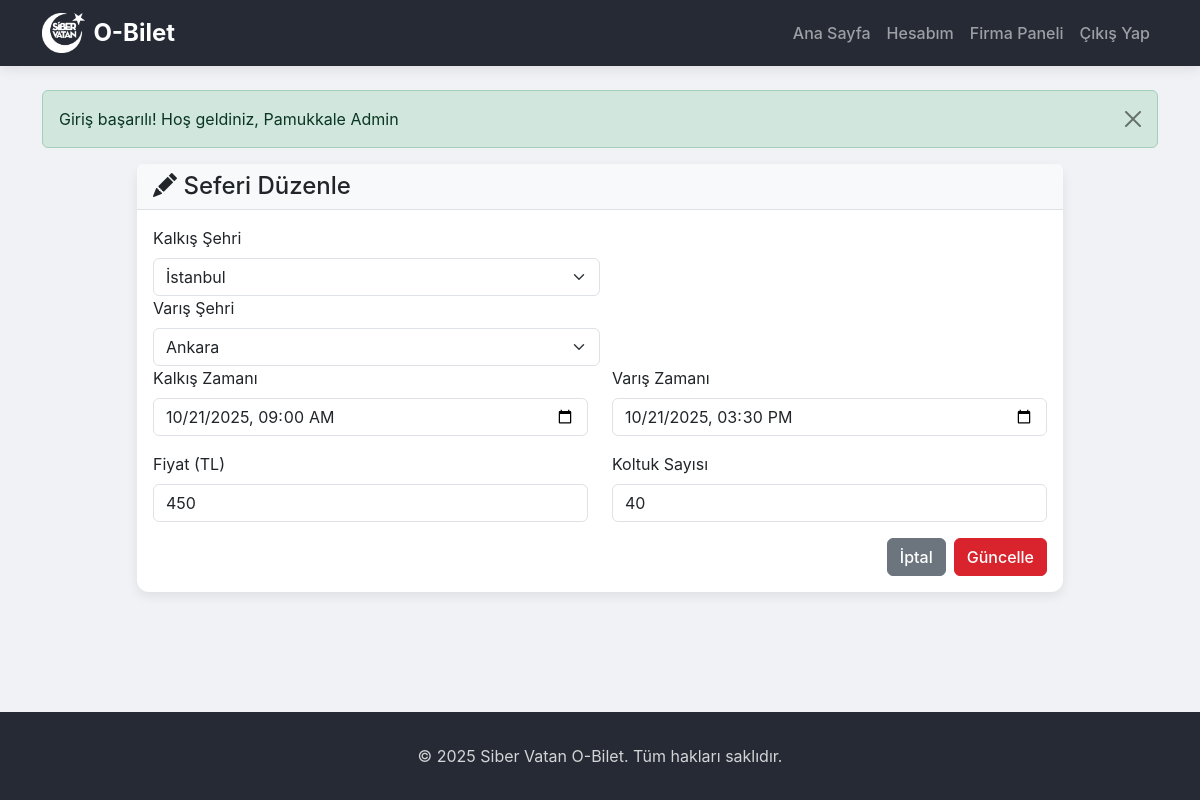
Page /public/company/editTrip/c14addfe-dc02-4b70-a616-ee5364e590b6 (signed in) on the committed database.
### tables this page shows
CREATE TABLE Trips (
            id TEXT PRIMARY KEY,
            company_id TEXT NOT NULL,
            departure_city TEXT NOT NULL,
            destination_city TEXT NOT NULL,
            departure_time DATETIME NOT NULL,
            arrival_time DATETIME NOT NULL,
            price REAL NOT NULL,
            capacity INTEGER NOT NULL,
            created_at DATETIME DEFAULT CURRENT_TIMESTAMP,
            FOREIGN KEY (company_id) REFERENCES Bus_Company(id) ON DELETE CASCADE
        );

### src/Controllers/BaseController.php (called while the page is built, shortened)
<?php
class BaseController {
    public function __construct($pdo) {
        $this->pdo = $pdo;
    }
    protected function view($viewName, $data = []) {
        extract($data);
        require __DIR__ . "/../Views/{$viewName}.php";
        require __DIR__ . '/../Views/layout.php';
    }
}
?>

### public/index.php (called while the page is built, shortened)
<?php
require_once __DIR__ . '/../src/Controllers/BaseController.php';
require_once __DIR__ . '/../router.php';
?>

### src/Models/Trip.php (called while the page is built, shortened)
<?php
class Trip {
    private $pdo;
    public function __construct($pdo) {
        $this->pdo = $pdo;
    }
    public function findByIdWithCompany($id) {
        $sql = "SELECT Trips.*, Bus_Company.name as company_name, Bus_Company.logo_path
                FROM Trips
                JOIN Bus_Company ON Trips.company_id = Bus_Company.id
                WHERE Trips.id = ?";
        $stmt = $this->pdo->prepare($sql);
        $stmt->execute([$id]);
        return $stmt->fetch(PDO::FETCH_ASSOC);
    }
}
?>

### src/Lib/cities.php (called while the page is built)
<?php
function getTurkishCities() {
    return [
        'Adana', 'Adıyaman', 'Afyonkarahisar', 'Ağrı', 'Amasya', 'Ankara', 'Antalya', 'Artvin',
        'Aydın', 'Balıkesir', 'Bilecik', 'Bingöl', 'Bitlis', 'Bolu', 'Burdur', 'Bursa', 'Çanakkale',
        'Çankırı', 'Çorum', 'Denizli', 'Diyarbakır', 'Edirne', 'Elazığ', 'Erzincan', 'Erzurum', 'Eskişehir',
        'Gaziantep', 'Giresun', 'Gümüşhane', 'Hakkâri', 'Hatay', 'Isparta', 'Mersin', 'İstanbul', 'İzmir',
        'Kars', 'Kastamonu', 'Kayseri', 'Kırklareli', 'Kırşehir', 'Kocaeli', 'Konya', 'Kütahya', 'Malatya',
        'Manisa', 'Kahramanmaraş', 'Mardin', 'Muğla', 'Muş', 'Nevşehir', 'Niğde', 'Ordu', 'Rize', 'Sakarya',
        'Samsun', 'Siirt', 'Sinop', 'Sivas', 'Tekirdağ', 'Tokat', 'Trabzon', 'Tunceli', 'Şanlıurfa', 'Uşak',
        'Van', 'Yozgat', 'Zonguldak', 'Aksaray', 'Bayburt', 'Karaman', 'Kırıkkale', 'Batman', 'Şırnak',
        'Bartın', 'Ardahan', 'Iğdır', 'Yalova', 'Karabük', 'Kilis', 'Osmaniye', 'Düzce'
    ];
}

### src/Views/company/edit_trip.php (the view)
<div class="row justify-content-center">
    <div class="col-md-10">
        <div class="card">
            <div class="card-header">
                <h4 class="mb-0"><i class="bi bi-pencil-fill"></i> Seferi Düzenle</h4>
            </div>
            <div class="card-body">
                <?php if (isset($trip)): ?>
                <form action="/sibervatanbilet/public/company/editTrip/<?php echo $trip['id']; ?>" method="POST">
                    <div class="col-md-6">
                        <label for="departure_city" class="form-label">Kalkış Şehri</label>
                        <select id="departure_city" name="departure_city" class="form-select" required>
                            <?php foreach ($cities as $city): ?>
                                <option value="<?php echo $city; ?>" <?php echo ($trip['departure_city'] === $city) ? 'selected' : ''; ?>><?php echo $city; ?></option>
                            <?php endforeach; ?>
                        </select>
                    </div>
                    <div class="col-md-6">
                        <label for="destination_city" class="form-label">Varış Şehri</label>
                        <select id="destination_city" name="destination_city" class="form-select" required>
                            <?php foreach ($cities as $city): ?>
                                <option value="<?php echo $city; ?>" <?php echo ($trip['destination_city'] === $city) ? 'selected' : ''; ?>><?php echo $city; ?></option>
                            <?php endforeach; ?>
                        </select>
                    </div>
                    <div class="row">
                        <div class="col-md-6 mb-3">
                            <label for="departure_time" class="form-label">Kalkış Zamanı</label>
                            <input type="datetime-local" class="form-control" id="departure_time" name="departure_time" value="<?php echo date('Y-m-d\TH:i', strtotime($trip['departure_time'])); ?>" required>
                        </div>
                        <div class="col-md-6 mb-3">
                            <label for="arrival_time" class="form-label">Varış Zamanı</label>
                            <input type="datetime-local" class="form-control" id="arrival_time" name="arrival_time" value="<?php echo date('Y-m-d\TH:i', strtotime($trip['arrival_time'])); ?>" required>
                        </div>
                    </div>
                    <div class="row">
                        <div class="col-md-6 mb-3">
                            <label for="price" class="form-label">Fiyat (TL)</label>
                            <input type="number" step="0.01" class="form-control" id="price" name="price" value="<?php echo htmlspecialchars($trip['price']); ?>" required>
                        </div>
                    <div class="col-md-6">
                        <label for="capacity" class="form-label">Koltuk Sayısı</label>
                        <input type="number" class="form-control" id="capacity" name="capacity" min="10" max="55" value="<?php echo htmlspecialchars($trip['capacity']); ?>" required>
                    </div>
                    </div>
                    <div class="d-flex justify-content-end">
                        <a href="/sibervatanbilet/public/company/trips" class="btn btn-secondary me-2">İptal</a>
                        <button type="submit" class="btn btn-primary">Güncelle</button>
                    </div>
                </form>
                <?php else: ?>
                    <div class="alert alert-danger">Sefer bulunamadı.</div>
                <?php endif; ?>
            </div>
        </div>
    </div>
</div>

### public/css/style.css (style rules this page uses)
:root { --sv-primary: #252A34; --sv-secondary: #D9232D; --sv-blue: #007BFF; --sv-light: #f8f9fa; --sv-dark: #212529; --sv-success: #198754; --sv-danger: #dc3545; --sv-warning: #ffc107; --sv-white: #ffffff; --sv-body-bg: #f0f2f5; }
body { font-family: -apple-system, BlinkMacSystemFont, "Segoe UI", Roboto, "Helvetica Neue", Arial, sans-serif; background-color: var(--sv-body-bg); display: flex; flex-direction: column; min-height: 100vh; }
.btn { border-radius: 0.375rem; font-weight: 500; transition: all 0.2s ease-in-out; }
.btn-primary { background-color: var(--sv-secondary); border-color: var(--sv-secondary); }
.card { border: none; border-radius: 0.75rem; box-shadow: 0 4px 12px rgba(0, 0, 0, 0.08); transition: all 0.3s ease-in-out; }
.card-header { background-color: var(--sv-light); border-bottom: 1px solid #dee2e6; font-weight: 600; }

### rows in the picture
trips: departure_city "İstanbul", destination_city "Ankara", departure_time "10/21/2025 09:00", arrival_time "10/21/2025 15:30", price "450", capacity "40"

### other values in the picture
$_SESSION['flash_message'] "Giriş başarılı! Hoş geldiniz, Pamukkale Admin"
